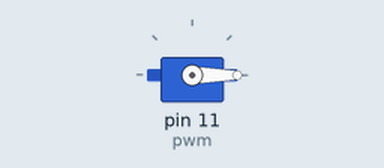
Simulated run of this sketch. Board: Arduino Uno, built with avr-gcc and run on an emulated ATmega328P. On the bench: servo.

Above: at 0.05 s.
At 0.75 s:
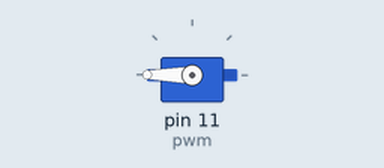
At 1.5 s:
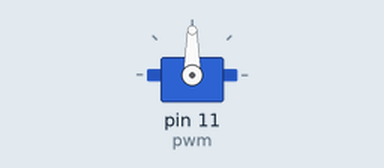
Timing chart, 0 to 3.5 s (numbered marks = the images above):
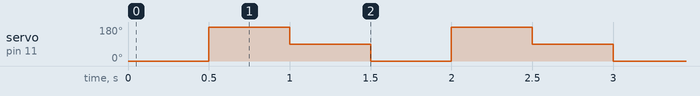

Measured:
- by itself, servo on pin 11 (pwm): repeats every 1.5 s: 90° 0.50 s, 0° 0.50 s, 180° 0.50 s

The sketch:

servo.ino
```cpp
#include <Servo.h>  // Corrected the include statement

Servo pwm;  // Correctly declare the Servo object

void setup() {
  pwm.attach(11);  // Attach the servo control to pin 11
}

void loop() {
  pwm.write(0);    // Move servo to 0 degrees
  delay(500);      // Wait for 500 milliseconds

  pwm.write(180);  // Move servo to 180 degrees
  delay(500);      // Wait for 500 milliseconds

  pwm.write(90);    // Move servo back to 0 degrees
  delay(500);      // Wait for 500 milliseconds
}
```
